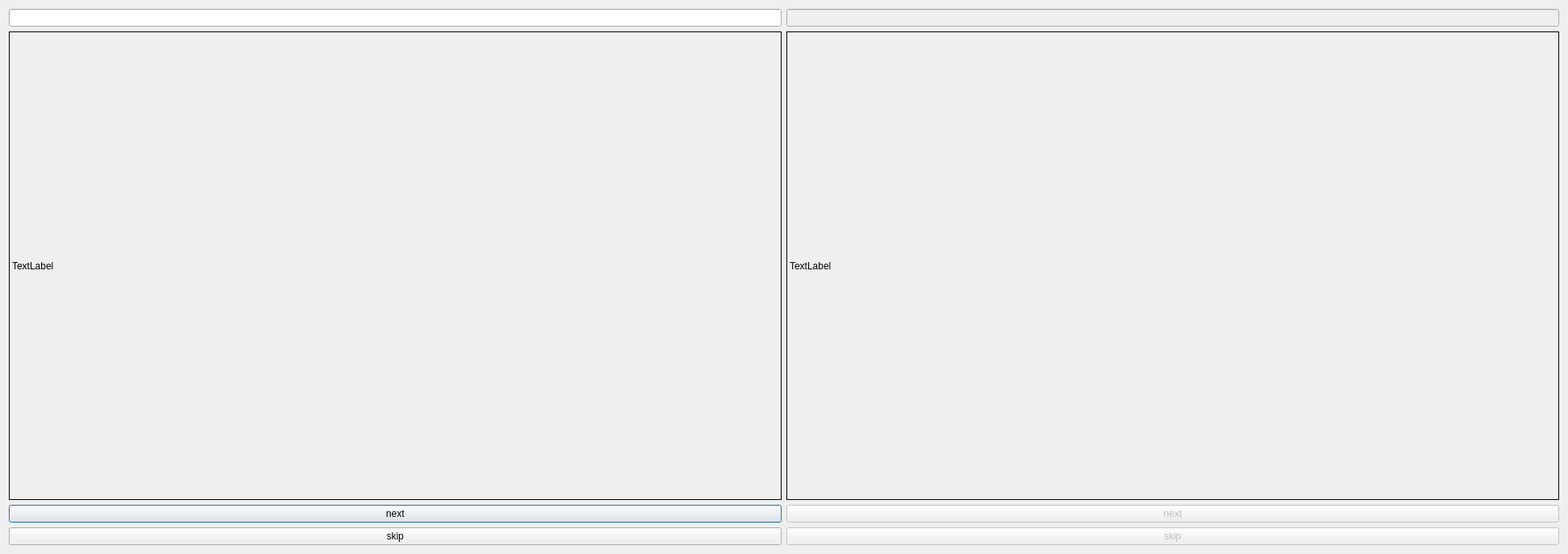
<?xml version="1.0" encoding="UTF-8"?>
<ui version="4.0">
 <class>stereoCalibrateDialog2</class>
 <widget class="QDialog" name="stereoCalibrateDialog2">
  <property name="geometry">
   <rect>
    <x>0</x>
    <y>0</y>
    <width>1946</width>
    <height>687</height>
   </rect>
  </property>
  <property name="windowTitle">
   <string>Dialog</string>
  </property>
  <layout class="QHBoxLayout" name="horizontalLayout_2">
   <item>
    <layout class="QHBoxLayout" name="horizontalLayout">
     <item>
      <layout class="QVBoxLayout" name="verticalLayout_2">
       <item>
        <widget class="QLineEdit" name="camera0lineEdit"/>
       </item>
       <item>
        <widget class="QLabel" name="camera0Label">
         <property name="styleSheet">
          <string notr="true">border: 1px solid black;</string>
         </property>
         <property name="text">
          <string>TextLabel</string>
         </property>
        </widget>
       </item>
       <item>
        <widget class="QPushButton" name="nextButton0">
         <property name="text">
          <string>next</string>
         </property>
        </widget>
       </item>
       <item>
        <widget class="QPushButton" name="skipButton0">
         <property name="text">
          <string>skip</string>
         </property>
        </widget>
       </item>
      </layout>
     </item>
     <item>
      <layout class="QVBoxLayout" name="verticalLayout">
       <item>
        <widget class="QLineEdit" name="camera1LineEdit">
         <property name="enabled">
          <bool>false</bool>
         </property>
        </widget>
       </item>
       <item>
        <widget class="QLabel" name="camera1Label">
         <property name="styleSheet">
          <string notr="true">border: 1px solid black;</string>
         </property>
         <property name="text">
          <string>TextLabel</string>
         </property>
        </widget>
       </item>
       <item>
        <widget class="QPushButton" name="nextButton1">
         <property name="enabled">
          <bool>false</bool>
         </property>
         <property name="text">
          <string>next</string>
         </property>
        </widget>
       </item>
       <item>
        <widget class="QPushButton" name="skipButton1">
         <property name="enabled">
          <bool>false</bool>
         </property>
         <property name="text">
          <string>skip</string>
         </property>
        </widget>
       </item>
      </layout>
     </item>
    </layout>
   </item>
  </layout>
 </widget>
 <resources/>
 <connections/>
</ui>
